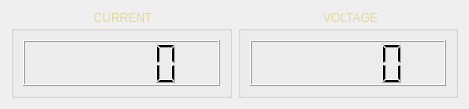
<?xml version="1.0" encoding="UTF-8"?>
<ui version="4.0">
 <class>widget</class>
 <widget class="QWidget" name="widget">
  <property name="geometry">
   <rect>
    <x>0</x>
    <y>0</y>
    <width>469</width>
    <height>109</height>
   </rect>
  </property>
  <property name="styleSheet">
   <string notr="true">	QWidget{
	background-image: url(:/ta-skin/bg1.gif);
}

QLabel, QCheckBox, QTextEdit, QLineEdit, QGroupBox, QDoubleSpinBox, QSpinBox{
	font: bold 10px, &quot;Segoe UI Black&quot;;
	color: rgb(220, 220, 155);
    background-color: transparent;
}

QProgressBar{
    border-image: url(:/ta-skin/chunk_empty.png) 0 repeat stretch;
    font: 1px, &quot;Segoe UI Black&quot;;
}

QProgressBar::chunk {
    border-image: url(:/ta-skin/chunk_full.png) 0 repeat stretch;
}

QLabel, QCheckBox{
	border-image: url(:/ta-skin/label2.png) 11 22 10 12 repeat stretch ;
	border-width: 10;
}

QCheckBox{
	spacing: 3;
}

QCheckBox::indicator::checked, QCheckBox::indicator::unchecked{
    width: 19px;
    height: 19px;
}

QCheckBox::indicator:unchecked:disabled{
    border-image: url(:/ta-skin/lmp_off.png) 0 stretch
}

QCheckBox::indicator:checked:disabled{
    border-image: url(:/ta-skin/lmp_on.png) 0 stretch
}

QCheckBox::indicator:unchecked:enabled{
    border-image: url(:/ta-skin/lmp_off_locked.png) 0 stretch
}

QCheckBox::indicator:checked:enabled{
    border-image: url(:/ta-skin/lmp_on_locked.png) 0 stretch
}

QPushButton{
	font: bold 10px, &quot;Segoe UI Black&quot;;
	color: rgb(40, 20, 20);
	border-width: 8;
    border-image: url(:/ta-skin/button.gif) 10 12 11 14 repeat repeat 
}

QPushButton:pressed {
	border-image: url(:/ta-skin/button_pressed.gif) 10 12 11 14 repeat repeat
}

QScrollBar:horizontal {
    border-image: url(:/ta-skin/scroll_bg.png) 0 repeat stretch;
    height: 15px;
    margin: 0px 20px 0 20px;
}

QScrollBar::handle:horizontal {
    border-image: url(:/ta-skin/bar.png) 0 stretch;
    min-width: 5px;
    max-width: 5px;
}

QScrollBar::add-line:horizontal {
    border-image: url(:/ta-skin/arrow_off_right.png) 0 stretch;
    width: 20px;
    subcontrol-position: right;
    subcontrol-origin: margin;
}

QScrollBar::sub-line:horizontal:pressed {
    border-image: url(:/ta-skin/arrow_on_left.png) 0 stretch;
}

QScrollBar::add-line:horizontal:pressed {
    border-image: url(:/ta-skin/arrow_on_right.png) 0 stretch;
}

QScrollBar::sub-line:horizontal {
    border-image: url(:/ta-skin/arrow_off_left.png) 0 stretch;
    width: 20px;
    subcontrol-position: left;
    subcontrol-origin: margin;
}

QScrollBar::add-page:horizontal, QScrollBar::sub-page:horizontal {
    background: none;
}

QGroupBox{
    border-image: url(:/ta-skin/label-bg.png) 13 23 12 12 repeat repeat ;
    border-width: 10;
}

QGroupBox::title{
    subcontrol-origin: margin;
    subcontrol-position: top center;
    margin: 0 3
}

QLineEdit, QDoubleSpinBox, QSpinBox{
    padding: 0 3;
	border-color: #444444;
	border-style: inset;
	border-width: 2;
}

QDoubleSpinBox::up-arrow, QSpinBox::up-arrow {
    image: url(:/ta-skin/arrow_off_up.png) 0 stretch;
}

QDoubleSpinBox::down-arrow, QSpinBox::down-arrow {
    image: url(:/ta-skin/arrow_off_down.png) 0 stretch;
}

QDoubleSpinBox::up-arrow:pressed, QSpinBox::up-arrow:pressed {
    image: url(:/ta-skin/arrow_on_up.png) 0 stretch;
}

QDoubleSpinBox::down-arrow:pressed, QSpinBox::down-arrow:pressed {
    image: url(:/ta-skin/arrow_on_down.png) 0 stretch;
}</string>
  </property>
  <layout class="QHBoxLayout" name="horizontalLayout">
   <item>
    <widget class="QGroupBox" name="Current_group_box">
     <property name="title">
      <string>CURRENT</string>
     </property>
     <layout class="QVBoxLayout" name="verticalLayout_4">
      <item>
       <widget class="QLCDNumber" name="Current_LCD"/>
      </item>
     </layout>
    </widget>
   </item>
   <item>
    <widget class="QGroupBox" name="Voltage_grou_box">
     <property name="title">
      <string>VOLTAGE</string>
     </property>
     <layout class="QVBoxLayout" name="verticalLayout_3">
      <item>
       <widget class="QLCDNumber" name="Voltage_LCD"/>
      </item>
     </layout>
    </widget>
   </item>
  </layout>
 </widget>
 <resources>
  <include location="ta.qrc"/>
 </resources>
 <connections/>
</ui>
